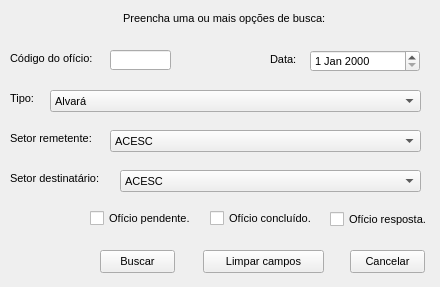
<?xml version="1.0" encoding="UTF-8"?>
<ui version="4.0">
 <class>busca</class>
 <widget class="QWidget" name="busca">
  <property name="windowModality">
   <enum>Qt::ApplicationModal</enum>
  </property>
  <property name="geometry">
   <rect>
    <x>0</x>
    <y>0</y>
    <width>440</width>
    <height>287</height>
   </rect>
  </property>
  <property name="font">
   <font>
    <pointsize>12</pointsize>
   </font>
  </property>
  <property name="windowTitle">
   <string>Buscar Ofício</string>
  </property>
  <widget class="QPushButton" name="pb_cancelar">
   <property name="geometry">
    <rect>
     <x>350</x>
     <y>250</y>
     <width>75</width>
     <height>23</height>
    </rect>
   </property>
   <property name="font">
    <font>
     <pointsize>8</pointsize>
    </font>
   </property>
   <property name="text">
    <string>Cancelar</string>
   </property>
  </widget>
  <widget class="QLabel" name="label">
   <property name="geometry">
    <rect>
     <x>120</x>
     <y>10</y>
     <width>321</width>
     <height>16</height>
    </rect>
   </property>
   <property name="font">
    <font>
     <pointsize>8</pointsize>
    </font>
   </property>
   <property name="text">
    <string> Preencha uma ou mais opções de busca:</string>
   </property>
  </widget>
  <widget class="QLabel" name="label_2">
   <property name="geometry">
    <rect>
     <x>10</x>
     <y>50</y>
     <width>131</width>
     <height>16</height>
    </rect>
   </property>
   <property name="font">
    <font>
     <pointsize>8</pointsize>
    </font>
   </property>
   <property name="text">
    <string>Código do ofício:</string>
   </property>
  </widget>
  <widget class="QLineEdit" name="lineEdit">
   <property name="geometry">
    <rect>
     <x>110</x>
     <y>50</y>
     <width>61</width>
     <height>20</height>
    </rect>
   </property>
  </widget>
  <widget class="QLabel" name="label_3">
   <property name="geometry">
    <rect>
     <x>270</x>
     <y>53</y>
     <width>47</width>
     <height>13</height>
    </rect>
   </property>
   <property name="font">
    <font>
     <pointsize>8</pointsize>
    </font>
   </property>
   <property name="text">
    <string>Data:</string>
   </property>
  </widget>
  <widget class="QDateEdit" name="dateEdit">
   <property name="geometry">
    <rect>
     <x>310</x>
     <y>50</y>
     <width>110</width>
     <height>22</height>
    </rect>
   </property>
   <property name="font">
    <font>
     <pointsize>8</pointsize>
    </font>
   </property>
  </widget>
  <widget class="QLabel" name="label_4">
   <property name="geometry">
    <rect>
     <x>10</x>
     <y>92</y>
     <width>47</width>
     <height>13</height>
    </rect>
   </property>
   <property name="font">
    <font>
     <pointsize>8</pointsize>
    </font>
   </property>
   <property name="text">
    <string>Tipo:</string>
   </property>
  </widget>
  <widget class="QComboBox" name="comboBox">
   <property name="geometry">
    <rect>
     <x>50</x>
     <y>90</y>
     <width>371</width>
     <height>22</height>
    </rect>
   </property>
   <property name="font">
    <font>
     <pointsize>8</pointsize>
    </font>
   </property>
   <item>
    <property name="text">
     <string>Alvará</string>
    </property>
   </item>
   <item>
    <property name="text">
     <string>Comunicação</string>
    </property>
   </item>
   <item>
    <property name="text">
     <string>Jurídico</string>
    </property>
   </item>
   <item>
    <property name="text">
     <string>Patrimônio</string>
    </property>
   </item>
   <item>
    <property name="text">
     <string>Precatório</string>
    </property>
   </item>
   <item>
    <property name="text">
     <string>Requerimento</string>
    </property>
   </item>
   <item>
    <property name="text">
     <string>Rogatória</string>
    </property>
   </item>
   <item>
    <property name="text">
     <string>Outros</string>
    </property>
   </item>
  </widget>
  <widget class="QLabel" name="label_5">
   <property name="geometry">
    <rect>
     <x>10</x>
     <y>130</y>
     <width>131</width>
     <height>16</height>
    </rect>
   </property>
   <property name="font">
    <font>
     <pointsize>8</pointsize>
    </font>
   </property>
   <property name="text">
    <string>Setor remetente:</string>
   </property>
  </widget>
  <widget class="QComboBox" name="comboBox_2">
   <property name="geometry">
    <rect>
     <x>110</x>
     <y>130</y>
     <width>311</width>
     <height>22</height>
    </rect>
   </property>
   <property name="font">
    <font>
     <pointsize>8</pointsize>
    </font>
   </property>
   <item>
    <property name="text">
     <string>ACESC</string>
    </property>
   </item>
   <item>
    <property name="text">
     <string>Agência do Trabalhador</string>
    </property>
   </item>
   <item>
    <property name="text">
     <string>Departamento de Recursos Humanos</string>
    </property>
   </item>
   <item>
    <property name="text">
     <string>Divisão de Desenvolvimento de Pessoal</string>
    </property>
   </item>
   <item>
    <property name="text">
     <string>Divisão de Folha, Registro e Cadastro</string>
    </property>
   </item>
   <item>
    <property name="text">
     <string>Divisão de Medicina e Segurança do Trabalho</string>
    </property>
   </item>
   <item>
    <property name="text">
     <string>FUNDETEC</string>
    </property>
   </item>
   <item>
    <property name="text">
     <string>Guarda Patrimonial</string>
    </property>
   </item>
   <item>
    <property name="text">
     <string>Secretaria de Ação Comunitária</string>
    </property>
   </item>
   <item>
    <property name="text">
     <string>Secretaria de Administração</string>
    </property>
   </item>
   <item>
    <property name="text">
     <string>Secretaria de Agricultura</string>
    </property>
   </item>
   <item>
    <property name="text">
     <string>Secretaria de Assistência Social</string>
    </property>
   </item>
   <item>
    <property name="text">
     <string>Secretaria de Assuntos Jurídicos</string>
    </property>
   </item>
   <item>
    <property name="text">
     <string>Secretaria de Cultura</string>
    </property>
   </item>
   <item>
    <property name="text">
     <string>Secretaria de Desenvolvimento Econômico</string>
    </property>
   </item>
   <item>
    <property name="text">
     <string>Secretaria de Educação</string>
    </property>
   </item>
   <item>
    <property name="text">
     <string>Secretaria de Esporte e Lazer</string>
    </property>
   </item>
   <item>
    <property name="text">
     <string>Secretaria de Finanças</string>
    </property>
   </item>
   <item>
    <property name="text">
     <string>Secretaria de Governo</string>
    </property>
   </item>
   <item>
    <property name="text">
     <string>Secretaria de Obras Públicas</string>
    </property>
   </item>
   <item>
    <property name="text">
     <string>Secretaria de Planejamento</string>
    </property>
   </item>
   <item>
    <property name="text">
     <string>Secretaria de Saúde</string>
    </property>
   </item>
   <item>
    <property name="text">
     <string>Secretaria do Meio Ambiente</string>
    </property>
   </item>
  </widget>
  <widget class="QLabel" name="label_6">
   <property name="geometry">
    <rect>
     <x>10</x>
     <y>170</y>
     <width>141</width>
     <height>16</height>
    </rect>
   </property>
   <property name="font">
    <font>
     <pointsize>8</pointsize>
    </font>
   </property>
   <property name="text">
    <string>Setor destinatário:</string>
   </property>
  </widget>
  <widget class="QComboBox" name="comboBox_3">
   <property name="geometry">
    <rect>
     <x>120</x>
     <y>170</y>
     <width>301</width>
     <height>22</height>
    </rect>
   </property>
   <property name="font">
    <font>
     <pointsize>8</pointsize>
    </font>
   </property>
   <item>
    <property name="text">
     <string>ACESC</string>
    </property>
   </item>
   <item>
    <property name="text">
     <string>Agência do Trabalhador</string>
    </property>
   </item>
   <item>
    <property name="text">
     <string>Departamento de Recursos Humanos</string>
    </property>
   </item>
   <item>
    <property name="text">
     <string>Divisão de Desenvolvimento de Pessoal</string>
    </property>
   </item>
   <item>
    <property name="text">
     <string>Divisão de Folha, Registro e Cadastro</string>
    </property>
   </item>
   <item>
    <property name="text">
     <string>Divisão de Medicina e Segurança do Trabalho</string>
    </property>
   </item>
   <item>
    <property name="text">
     <string>FUNDETEC</string>
    </property>
   </item>
   <item>
    <property name="text">
     <string>Guarda Patrimonial</string>
    </property>
   </item>
   <item>
    <property name="text">
     <string>Secretaria de Ação Comunitária</string>
    </property>
   </item>
   <item>
    <property name="text">
     <string>Secretaria de Administração</string>
    </property>
   </item>
   <item>
    <property name="text">
     <string>Secretaria de Agricultura</string>
    </property>
   </item>
   <item>
    <property name="text">
     <string>Secretaria de Assistência Social</string>
    </property>
   </item>
   <item>
    <property name="text">
     <string>Secretaria de Assuntos Jurídicos</string>
    </property>
   </item>
   <item>
    <property name="text">
     <string>Secretaria de Cultura</string>
    </property>
   </item>
   <item>
    <property name="text">
     <string>Secretaria de Desenvolvimento Econômico</string>
    </property>
   </item>
   <item>
    <property name="text">
     <string>Secretaria de Educação</string>
    </property>
   </item>
   <item>
    <property name="text">
     <string>Secretaria de Esporte e Lazer</string>
    </property>
   </item>
   <item>
    <property name="text">
     <string>Secretaria de Finanças</string>
    </property>
   </item>
   <item>
    <property name="text">
     <string>Secretaria de Governo</string>
    </property>
   </item>
   <item>
    <property name="text">
     <string>Secretaria de Obras Públicas</string>
    </property>
   </item>
   <item>
    <property name="text">
     <string>Secretaria de Planejamento</string>
    </property>
   </item>
   <item>
    <property name="text">
     <string>Secretaria de Saúde</string>
    </property>
   </item>
   <item>
    <property name="text">
     <string>Secretaria do Meio Ambiente</string>
    </property>
   </item>
  </widget>
  <widget class="QCheckBox" name="checkBox">
   <property name="geometry">
    <rect>
     <x>330</x>
     <y>211</y>
     <width>101</width>
     <height>17</height>
    </rect>
   </property>
   <property name="font">
    <font>
     <pointsize>8</pointsize>
    </font>
   </property>
   <property name="text">
    <string>Ofício resposta.</string>
   </property>
  </widget>
  <widget class="QCheckBox" name="checkBox_2">
   <property name="geometry">
    <rect>
     <x>90</x>
     <y>210</y>
     <width>111</width>
     <height>17</height>
    </rect>
   </property>
   <property name="font">
    <font>
     <pointsize>8</pointsize>
    </font>
   </property>
   <property name="text">
    <string>Ofício pendente.</string>
   </property>
  </widget>
  <widget class="QCheckBox" name="checkBox_3">
   <property name="geometry">
    <rect>
     <x>210</x>
     <y>210</y>
     <width>101</width>
     <height>17</height>
    </rect>
   </property>
   <property name="font">
    <font>
     <pointsize>8</pointsize>
    </font>
   </property>
   <property name="text">
    <string>Ofício concluído.</string>
   </property>
  </widget>
  <widget class="QPushButton" name="pushButton_2">
   <property name="geometry">
    <rect>
     <x>100</x>
     <y>250</y>
     <width>75</width>
     <height>23</height>
    </rect>
   </property>
   <property name="font">
    <font>
     <pointsize>8</pointsize>
    </font>
   </property>
   <property name="text">
    <string>Buscar</string>
   </property>
  </widget>
  <widget class="QPushButton" name="pushButton_3">
   <property name="geometry">
    <rect>
     <x>203</x>
     <y>250</y>
     <width>121</width>
     <height>23</height>
    </rect>
   </property>
   <property name="font">
    <font>
     <pointsize>8</pointsize>
    </font>
   </property>
   <property name="text">
    <string>Limpar campos</string>
   </property>
  </widget>
 </widget>
 <resources/>
 <connections/>
</ui>
